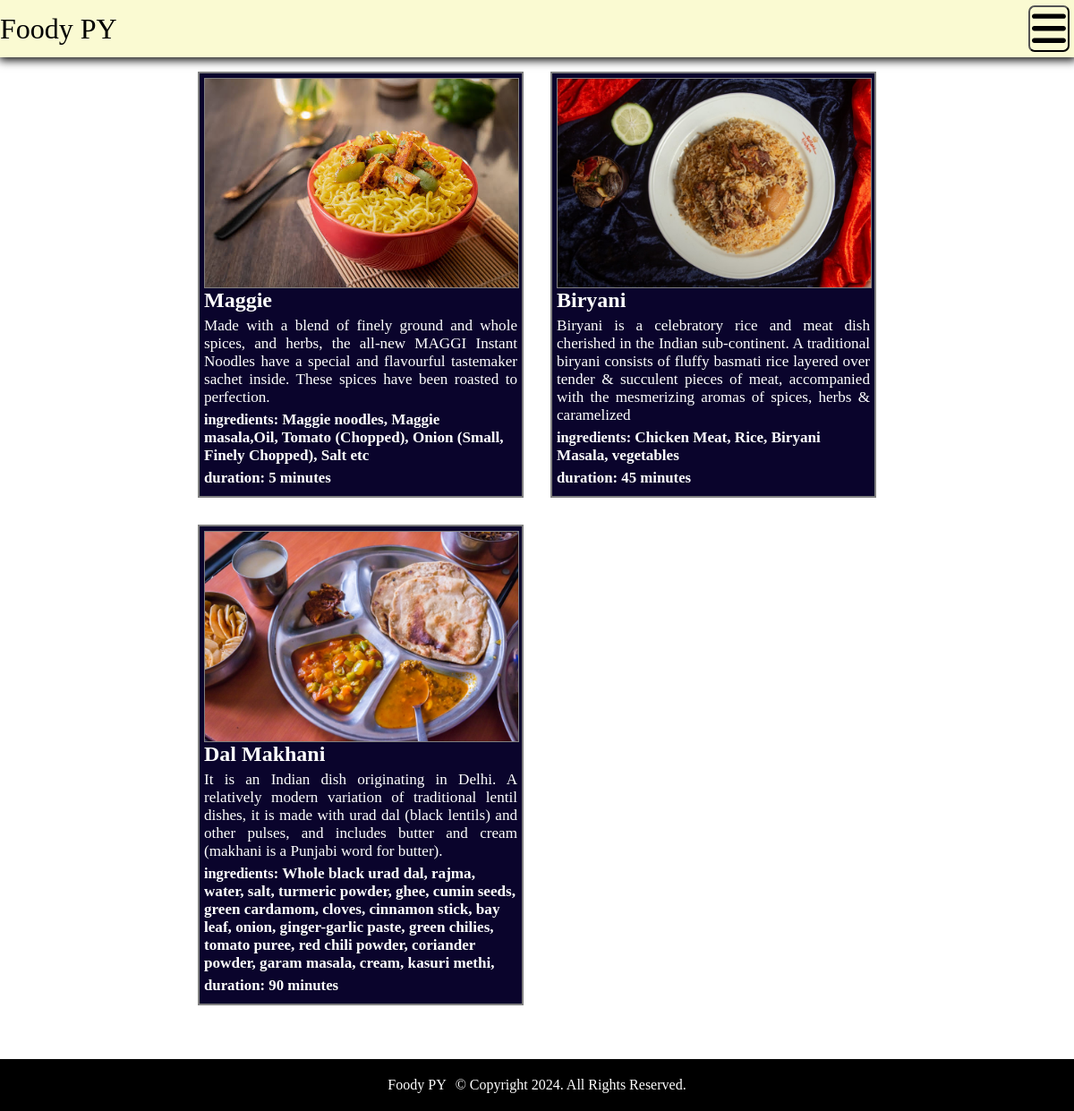
The page / on the database its author committed.
### recipes/models.py (models this page shows, shortened)
class RecipeModel(models.Model):
  name = models.CharField(max_length=80)
  description = models.CharField(max_length=255)
  ingredients = models.CharField(max_length=255)
  duration= models.IntegerField()
  image = models.ImageField(default=None, blank=True, upload_to="images/")
  slug = models.SlugField(unique=True, blank=True)

### recipes/views.py (the view)
# urls.py: path('', views.home, name="home"),
def home(req):
  data = RecipeModel.objects.all()
  context= {
    "data": data
  }
  return render(req, 'index.html', context=context)

### recipes/templates/index.html
{% extends 'layout.html' %} {% block title %} Foody-Py - Recipe App {% endblock %} {% block main %}
<main>
    <div class="cards">
        {% for d in data %}
        <div class="card">
            <img
                class="recipe_img"
                src="{{ d.image.url }}"
                alt="Description of the image"
            />
            <h2>{{ d.name }}</h2>
            <p class="decs">{{ d.description }}</p>
            <p class="ingredients">
                ingredients: <span>{{ d.ingredients }}</span>
            </p>
            <p class="duration">duration: {{ d.duration }} minutes</p>
        </div>
        {% endfor %}
    </div>
</main>
{% endblock %}

### recipes/templates/layout.html (shortened to what this page needs)
{% load static %}
<!doctype html>
<html lang="en" data-theme="light">
    <head>
        <link
            rel="stylesheet"
            href="https://cdnjs.cloudflare.com/ajax/libs/font-awesome/6.6.0/css/all.min.css"
        />
        <link rel="stylesheet" href="https://cdn.jsdelivr.net/npm/locomotive-scroll@3.5.4/dist/locomotive-scroll.css" type="text/css" media="all" />
        <link
            rel="stylesheet"
            href="{% static 'css/main.css' %}"
            type="text/css"
            media="all"
        />
    </head>
    <body>
        <nav class="navbar">
            <div class="logo">
                <a href="">Foody PY</a>
            </div>
            <div class="dropdown">
                <button class="menu-toggle">
                    <i class="fa-solid fa-bars m-icon"></i>
                </button>
            </div>
        </nav>
        {% block main %}{% endblock %}
        <footer id="footer">
            <p>Foody PY</p>
            © Copyright 2024. All Rights Reserved.
        </footer>
    </body>
</html>

### recipes/static/css/main.css (style rules this page uses)
* { margin: 0; padding: 0; }
body { width: 100%; }
.navbar { display: flex; background: lightgoldenrodyellow; width: 100%; height: 4rem; align-items: center; box-shadow: 0.5px 0.5px 10px 2px black; }
.logo { display: flex; text-align: center; justify-content: flex-start; align-items: center; }
.logo a { font-size: 2rem; text-decoration: none; color: black; }
.dropdown { position: absolute; right: 0; }
.dropdown button { background: transparent; border-radius: 7px; padding: 2px; margin-right: 5px; }
.m-icon { font-size: 2.71rem; }
main { margin-top: 6px; display: flex; flex-direction: column; align-items: center; padding: 5px; width:; min-height: 75vh; }
.cards { display: flex; flex-direction: column; align-items: center; justify-content: center; }
.card { width: 90%; border: 2px solid black; display: flex; flex-direction: column; padding: 5px; margin: 5px; background: #0a042c; color: white; border: 2px solid gray; }
.ingredients { font-weight: bold; font-size: 1.02rem; }
.ingredients span { font-weight: bolder; font-size: 1.07rem; }
.decs { font-size: 1.07rem; text-align: justify; margin: 5px 0; }
.recipe_img { width: 100%; border: 1px solid gray; }
.duration { font-weight: bold; font-size: 1.05rem; margin: 5px 0; }
footer { display: flex; align-items: center; justify-content: center; background: black; color: white; gap: 10px; padding: 20px; margin-top: 10px; }
@media (min-width: 768px) { main { min-height: 95vh; } }
@media (min-width: 768px) { .cards { display: grid; grid-template-columns: 1fr 1fr; grid-template-rows: repeat(4, auto); gap: 20px; } }
@media (min-width: 768px) { .card { width: 350px; } }

### rows shown on the page
RecipeModel: image (picture), name "Maggie", description "Made with a blend of finely ground and whole spices, and herbs, the all-new MAGGI Instant Noodles have a special and flavourful tastemaker sachet inside. These spices have been roasted to perfection.", ingredients "Maggie noodles, Maggie masala,Oil, Tomato (Chopped), Onion (Small, Finely Chopped), Salt etc", duration "5"
RecipeModel: image (picture), name "Biryani", description "Biryani is a celebratory rice and meat dish cherished in the Indian sub-continent. A traditional biryani consists of fluffy basmati rice layered over tender & succulent pieces of meat, accompanied with the mesmerizing aromas of spices, herbs & caramelized", ingredients "Chicken Meat, Rice, Biryani Masala, vegetables", duration "45"
RecipeModel: image (picture), name "Dal Makhani", description "It is an Indian dish originating in Delhi. A relatively modern variation of traditional lentil dishes, it is made with urad dal (black lentils) and other pulses, and includes butter and cream (makhani is a Punjabi word for butter).", ingredients "Whole black urad dal, rajma, water, salt, turmeric powder, ghee, cumin seeds, green cardamom, cloves, cinnamon stick, bay leaf, onion, ginger-garlic paste, green chilies, tomato puree, red chili powder, coriander powder, garam masala, cream, kasuri methi,", duration "90"
